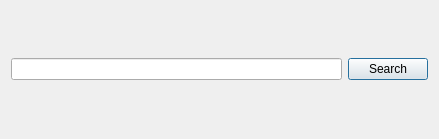
<?xml version="1.0" encoding="UTF-8"?>
<ui version="4.0">
 <class>Search</class>
 <widget class="QDialog" name="Search">
  <property name="geometry">
   <rect>
    <x>0</x>
    <y>0</y>
    <width>439</width>
    <height>139</height>
   </rect>
  </property>
  <property name="windowTitle">
   <string>Dialog</string>
  </property>
  <layout class="QGridLayout" name="gridLayout">
   <item row="0" column="0">
    <widget class="QLineEdit" name="lineEdit_For_search"/>
   </item>
   <item row="0" column="1">
    <widget class="QPushButton" name="pushButton_search">
     <property name="text">
      <string>Search</string>
     </property>
    </widget>
   </item>
  </layout>
 </widget>
 <resources/>
 <connections/>
</ui>
